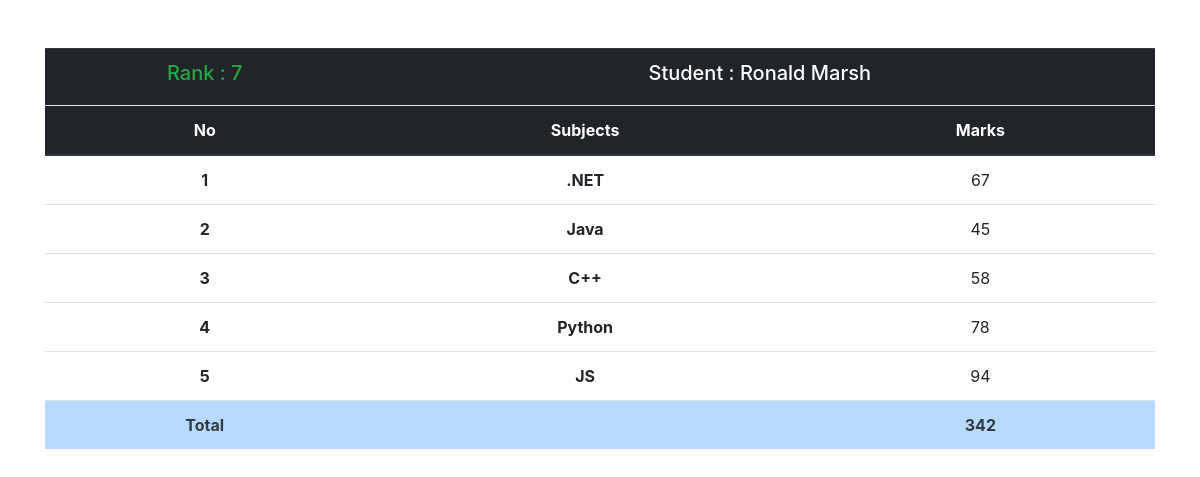
The app's page /marks/STU-520/ with its own data.
### students/models.py (models this page shows, shortened)
class SubjectsMarks(models.Model):
    student = models.ForeignKey(Student, related_name='studentmark', on_delete=models.CASCADE)
    subject = models.ForeignKey(Subjects, on_delete=models.CASCADE)
    marks = models.IntegerField()
    class Meta:
        unique_together = ['student', 'subject']

class Student(models.Model):
    student_id = models.OneToOneField(StudentID,related_name='studentid',on_delete=models.CASCADE)
    student_name = models.CharField(max_length=100)
    student_email = models.EmailField(unique=True)
    student_age = models.IntegerField(default=18)
    student_address = models.TextField()
    def __str__(self):
        return self.student_name

class ReportCard(models.Model):
    student = models.ForeignKey(Student,related_name='reportcard', on_delete=models.CASCADE)
    student_rank = models.IntegerField()
    report_date = models.DateField(auto_now_add=True)
    class Meta:
        unique_together = ['student_rank','report_date']

class Subjects(models.Model):
    subject = models.CharField(max_length=50)

### students/views.py (the view)
# urls.py: path('marks/<sid>/',seemarks,name='seemarks')
def seemarks(request,sid):
    queryset = SubjectsMarks.objects.filter(student__student_id__student_id = sid)
    total = queryset.aggregate(total = Sum('marks'))
    students = Student.objects.annotate(marks = Sum('studentmark__marks')).order_by('-marks')
    context = {
        'queryset':queryset,
        'total':total,
    }
    return render(request, 'marks_detail.html', context)

### templates/marks_detail.html (shortened to what this page needs)
<!DOCTYPE html>
<html lang="en">
<head>
    <link rel="stylesheet" href="https://cdn.jsdelivr.net/npm/bootstrap@4.1.3/dist/css/bootstrap.min.css">
</head>
<body>
    <div class="container mt-5">
        <table class="table text-center">
            <thead class="table-dark border-bottom">
                <tr>
                    <td class="border-bottom text-center text-success" >
                        <h5>Rank : {{queryset.first.student.reportcard.first.student_rank}}</h5>
                    </td>
                    <td class="border-bottom text-center" colspan="2">
                        <h5>Student : {{queryset.first.student}}</h5>
                    </td>
                </tr>
            </thead>
            <thead class="thead-dark">
                <th>No</th>
                <th>Subjects</th>
                <th>Marks</th>
            </thead>
            <tbody>
                {% for mark in queryset %}
                <tr>
                    <th scope="row">{{forloop.counter}}</th>
                    <td><b> {{mark.subject.subject}} </b></td>
                    <td>{{mark.marks}}</td>
                </tr>
                {% endfor %}
                <tr class="table-primary text-dark">
                    <th scope="col">Total</th>
                    <th></th>
                    <th scope="col">{{total.total}}</th>
                </tr>
            </tbody>
        </table>
    </div>
</body>
</html>

### records on screen
SubjectsMarks: first.student.reportcard.first.student_rank "7", first.student "Ronald Marsh", subject.subject ".NET", marks "67"
SubjectsMarks: subject.subject "Java", marks "45"
SubjectsMarks: subject.subject "C++", marks "58"
SubjectsMarks: subject.subject "Python", marks "78"
SubjectsMarks: subject.subject "JS", marks "94"

### other values on screen
{{ total.total }} "342"
